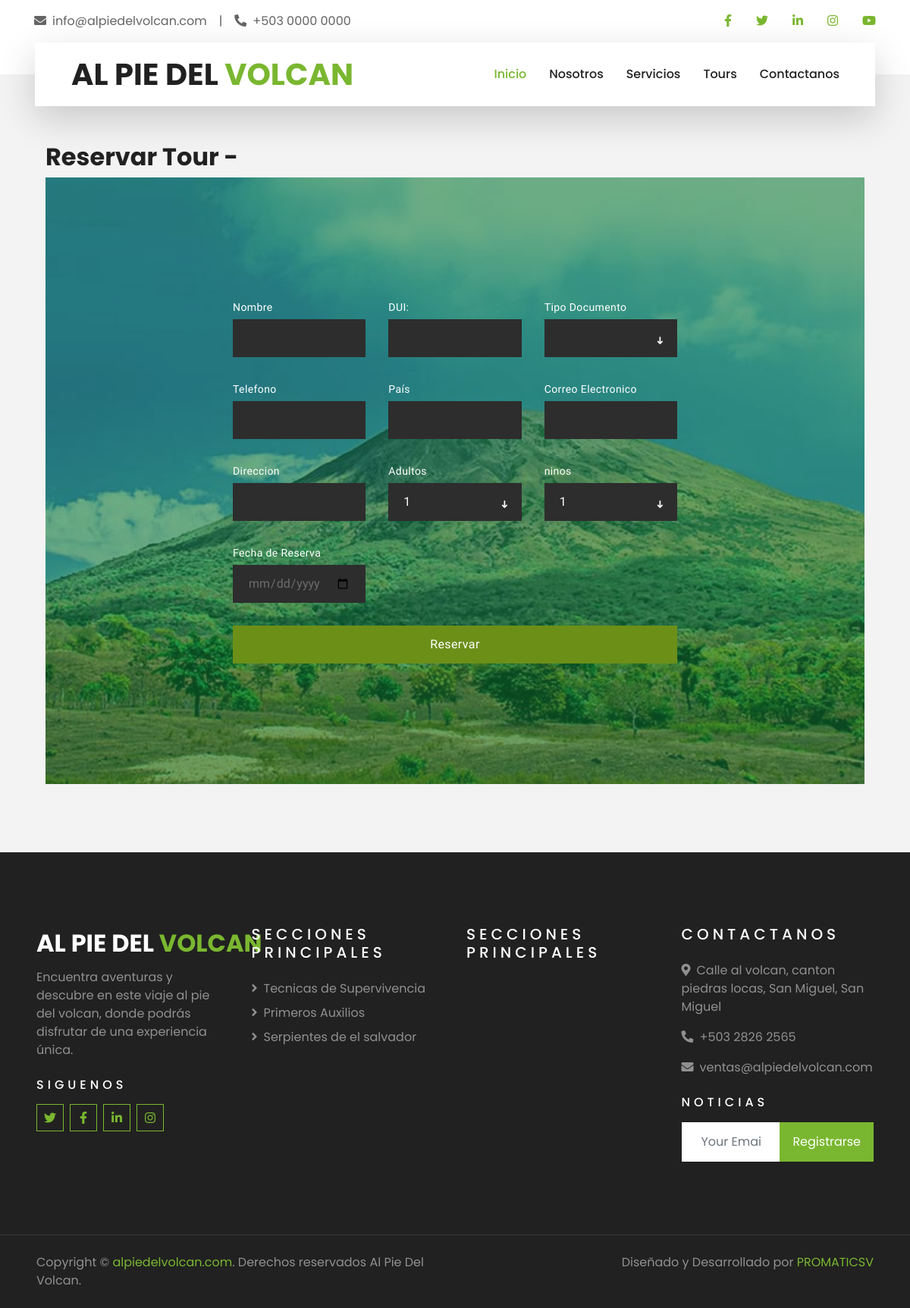
The page /tours/reservar/1/ on the database as committed earlier.
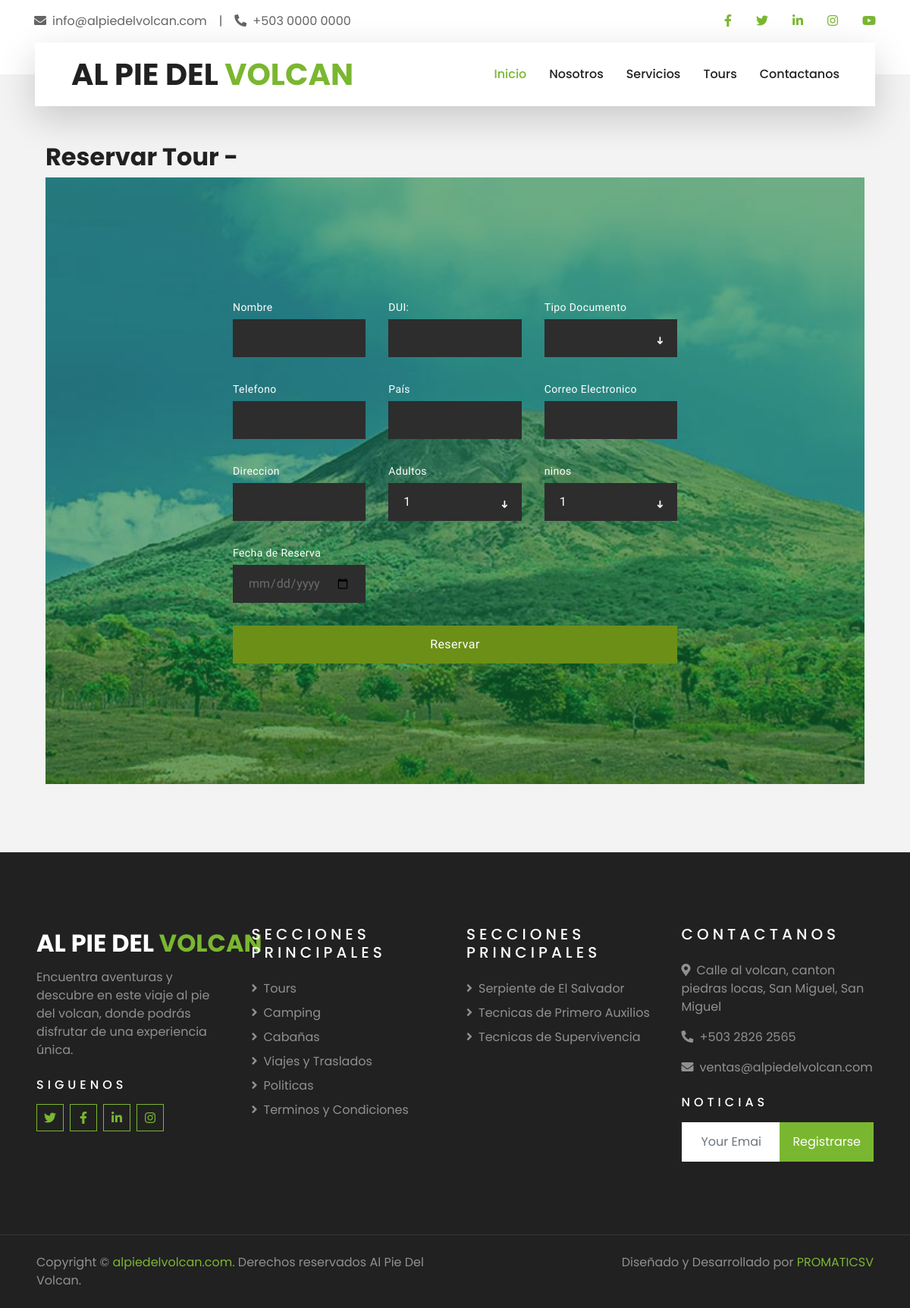
The same page on the database as committed later.
### Tours/models.py (models this page shows, shortened)
class Tour(models.Model):
    titulo = models.CharField(max_length=50, unique=True)
    descripcion = models.TextField()
    descripcion1 = models.TextField()
    descripcion2 = models.TextField()
    precio_adulto = models.DecimalField(max_digits=10, decimal_places=2)
    precio_nino = models.DecimalField(max_digits=10, decimal_places=2)
    duracion = models.PositiveIntegerField()
    iva = models.BooleanField(default=False)
    incluye_tour = models.TextField()
    imagen = models.ImageField(upload_to='tours')
    tipo_tour = models.ForeignKey(TipoTour, on_delete=models.SET_NULL, null=True, blank=True)
    imagenes = models.ManyToManyField('ImagenTour', related_name='tours')

### Configuraciones/models.py (models this page shows, shortened)
class Urls_info(models.Model):
    title = models.CharField(max_length=50)
    url = models.CharField(max_length=200)
    fecha_creacion = models.DateTimeField(auto_now_add=True)

class Contacts(models.Model):
    contact_email = models.EmailField("Correo electronico", max_length=254, help_text="Ingrese su dirección de correo electrónico")
    contact_phone = models.CharField(max_length=50)
    addres = models.CharField(max_length=250)
    fecha_creacion = models.DateTimeField(auto_now_add=True)
    class Meta:
        get_latest_by = 'fecha_creacion'

class Urls_interes(models.Model):
    title = models.CharField(max_length=50)
    url = models.URLField(max_length=200)
    fecha_creacion = models.DateTimeField(auto_now_add=True)

### Tours/views.py (the view, shortened to what this page needs)
# urls.py: path('reservar/<int:tour_id>/', views.reservar_tour, name='reservar_tour'),
def reservar_tour(request, tour_id):
    tour = get_object_or_404(Tour, pk=tour_id)
    tipo_document = Reserva.DOCUMENTOS_VALIDOS
    data_contact = Contacts.objects.latest()
    urls_info = Urls_info.objects.all()
    titulo_pagina = {
        'titulo_largo': "AL PIE DEL VOLCAN",
        'medio_titulo': "AL PIE DEL",
        'titulo_corto': "VOLCAN",
    }
    descripciones = {
        'descripcion_corta':'Aventura en el Volcan',
        'descripcion_larga':'Encuentra aventuras y descubre en este viaje al pie del volcan, donde podrás disfrutar de una experiencia única.',
    }
    urls_interes = Urls_interes.objects.all()
    context = {
        'data_contact':data_contact,
        'urls_info':urls_info,
        'titulo':titulo_pagina,
        'descripcion':descripciones,
        'urls_interes':urls_interes,
        'tour': tour,
        'tipo_document':tipo_document,
    }
    return render(request, 'reservar_tour.html', context)

### Tours/templates/reservar_tour.html (shortened to what this page needs)
{% extends 'base.html' %}
{% load static %}
{% block content %}
	<link type="text/css" rel="stylesheet" href="{% static 'reserva/css/style.css' %}" />
    <div class="container mt-5">
        <h2>Reservar Tour - {{ tour.nombre }}</h2>
        <form method="post" action="{% url 'reservar_tour' tour_id=tour.id %}">
          <div id="booking" class="section" style="background-image: url('{{ tour.imagen.url }}');">
            <div class="section-center">
                <div class="container">
                    <div class="row">
                        <div class="booking-form">
                            <div class="row">
                                <div class="col-md-4">
                                  <div class="form-group">
                                    <span class="form-label">Nombre</span>
                                    <input type="text" class="form-control" id="nombre" name="nombre" required>
                                  </div>
                                </div>
                                <div class="col-md-4">
                                    <div class="form-group">
                                        <span class="form-label" id="label_dui">DUI:</span>
                                        <input type="text" class="form-control" id="dui" name="dui" required>
                                    </div>
                                </div>
                                <div class="col-md-4">
                                    <div class="form-group">
                                        <span class="form-label">Tipo Documento</span>
                                        <select class="form-control" id="tipo_documento" name="tipo_documento" min="1" required>
                                            {% for tipo_document_value, tipo_document_label in tipo_document %}
                                                <option value="{{ tipo_document_value }}">{{ tipo_document_label }}</option>
                                            {% endfor %}
                                        </select>
                                    </div>
                                </div>
                                <div class="col-md-4">
                                    <div class="form-group">
                                        <span class="form-label">Telefono</span>
                                      <input type="text" class="form-control" id="telefono" name="telefono" required>
                                    </div>
                                </div>
                                <div class="col-md-4">
                                    <div class="form-group">
                                        <span class="form-label">País</span>
                                        <select class="form-control" id="pais_residencia" name="pais_residencia" required>
                                        </select>
                                    </div>
                                </div>
                                <div class="col-md-4">
                                    <div class="form-group">
                                        <span class="form-label">Correo Electronico</span>
                                      <input type="email" class="form-control" id="correo_electronico" name="correo_electronico" required>
                                    </div>
                                </div>
                            </div>
                            <div class="row">
                                <div class="col-md-4">
                                    <div class="form-group">
                                    <span class="form-label">Direccion</span>
                                    <input type="text" class="form-control" id="direccion" name="direccion" required>
                                    </div>
                                </div>
                                <div class="col-md-4">
                                    <div class="form-group">
                                        <span class="form-label">Adultos</span>
                                        <select class="form-control" id="cantidad_adultos" name="cantidad_adultos" min="1" required>
                                            <option>1</option>
                                        </select>
                                    </div>
                                </div>
                                <div class="col-md-4">
                                    <div class="form-group">
                                        <span class="form-label">ninos</span>
                                        <select class="form-control"  id="cantidad_ninos" name="cantidad_ninos" min="0" required>
                                            <option>1</option>
                                        </select>
                                    </div>
                                </div>
                            </div>
                            <div class="row">
                                <div class="col-md-4">
                                    <div class="form-group">
                                        <label for="fecha_reserva" class="form-label">Fecha de Reserva</label>
                                        <input class="form-control" type="date" id="fecha_reserva" name="fecha_reserva" required>
                                    </div>
                                </div>
                            </div>
                            <div class="form-btn">
                                <button type="submit" class="primary submit-btn">Reservar</button>
                            </div>
                    </div>
                </div>
            </div>
        </div>
    </div>
    </form>
  </div>
{% endblock %}

### templates/base.html (shortened to what this page needs)
{% load static %}
<!DOCTYPE html>
<html lang="en">
<head>
    {% include "sections/head.html" %}
</head>
<body>
    {% include "sections/topbardstart.html" %}
    {% include "sections/navbar.html" %}
    <div class="container">
        {% block content %}
        {% endblock content %}
    </div>
{% include "sections/footer.html" %}
</body>
</html>

### templates/sections/head.html (shortened to what this page needs)
{% load static %}
    <link rel="stylesheet" href="https://cdn.jsdelivr.net/npm/@splidejs/splide@3.0.9/dist/css/themes/splide-default.min.css">
    <link href="https://cdnjs.cloudflare.com/ajax/libs/font-awesome/5.10.0/css/all.min.css" rel="stylesheet">
    <link href="{% static 'lib/owlcarousel/assets/owl.carousel.min.css' %}" rel="stylesheet">
    <link href="{% static 'lib/tempusdominus/css/tempusdominus-bootstrap-4.min.css' %}" rel="stylesheet" />
    <link href="{% static 'css/style.css' %}" rel="stylesheet">
    <link rel="stylesheet" href="https://code.jquery.com/ui/1.12.1/themes/base/jquery-ui.css">
<link rel="stylesheet" href="https://cdn.jsdelivr.net/npm/flatpickr/dist/flatpickr.min.css">

### templates/sections/topbardstart.html
<div class="container-fluid bg-light pt-3 d-none d-lg-block">
    <div class="container">
        <div class="row">
            <div class="col-lg-6 text-center text-lg-left mb-2 mb-lg-0">
                <div class="d-inline-flex align-items-center">
                    <p><i class="fa fa-envelope mr-2"></i>info@alpiedelvolcan.com</p>
                    <p class="text-body px-3">|</p>
                    <p><i class="fa fa-phone-alt mr-2"></i>+503 0000 0000</p>
                </div>
            </div>
            <div class="col-lg-6 text-center text-lg-right">
                <div class="d-inline-flex align-items-center">
                    <a class="text-primary px-3" href="">
                        <i class="fab fa-facebook-f"></i>
                    </a>
                    <a class="text-primary px-3" href="">
                        <i class="fab fa-twitter"></i>
                    </a>
                    <a class="text-primary px-3" href="">
                        <i class="fab fa-linkedin-in"></i>
                    </a>
                    <a class="text-primary px-3" href="">
                        <i class="fab fa-instagram"></i>
                    </a>
                    <a class="text-primary pl-3" href="">
                        <i class="fab fa-youtube"></i>
                    </a>
                </div>
            </div>
        </div>
    </div>
</div>

### templates/sections/navbar.html (shortened to what this page needs)
<div class="container-fluid position-relative nav-bar p-0">
    <div class="container-lg position-relative p-0 px-lg-3" style="z-index: 9;">
        <nav class="navbar navbar-expand-lg bg-light navbar-light shadow-lg py-3 py-lg-0 pl-3 pl-lg-5">
            <a href="{% url "index" %}" class="navbar-brand">
                <h1 class="m-0 text-primary"><span class="text-dark">AL PIE DEL </span>VOLCAN</h1>
            </a>
            <div class="collapse navbar-collapse justify-content-between px-3" id="navbarCollapse">
                <div class="navbar-nav ml-auto py-0">
                    <a href="{% url "index" %}" class="nav-item nav-link active">Inicio</a>
                    <a href="{% url 'nosotros' %}" class="nav-item nav-link">Nosotros</a>
                    <a href="#" class="nav-item nav-link">Servicios</a>
                    <a href="{% url 'tours' %}" class="nav-item nav-link">Tours</a>
                    <a href="#" class="nav-item nav-link">Contactanos</a>
                </div>
            </div>
        </nav>
    </div>
</div>

### templates/sections/footer.html
    <div class="container-fluid bg-dark text-white-50 py-5 px-sm-3 px-lg-5" style="margin-top: 90px;">
        <div class="row pt-5">
            <div class="col-lg-3 col-md-6 mb-5">
                <a href="" class="navbar-brand">
                    <h2 class="text-primary"><span class="text-white">{{ titulo.medio_titulo }} </span>{{ titulo.titulo_corto }}</h2>
                </a>
                <p>{{ descripcion.descripcion_larga }}</p>
                <h6 class="text-white text-uppercase mt-4 mb-3" style="letter-spacing: 5px;">Siguenos</h6>
                <div class="d-flex justify-content-start">
                    <a class="btn btn-outline-primary btn-square mr-2" href="{{ barra_principal.url_twitter }}"><i class="fab fa-twitter"></i></a>
                    <a class="btn btn-outline-primary btn-square mr-2" href="{{ barra_principal.url_facebook }}"><i class="fab fa-facebook-f"></i></a>
                    <a class="btn btn-outline-primary btn-square mr-2" href="{{ barra_principal.url_linkedin }}"><i class="fab fa-linkedin-in"></i></a>
                    <a class="btn btn-outline-primary btn-square" href="{{ barra_principal.url_instagram }}"><i class="fab fa-instagram"></i></a>
                </div>
            </div>
            <div class="col-lg-3 col-md-6 mb-5">
                <h5 class="text-white text-uppercase mb-4" style="letter-spacing: 5px;">Secciones principales</h5>
                <div class="d-flex flex-column justify-content-start">
                    {% for url_ in urls_info %}
                        <a class="text-white-50 mb-2" href="{{ url_.url }}" target="_blank"><i class="fa fa-angle-right mr-2"></i>{{ url_.title }}</a>
                    {% endfor %}
                </div>
            </div>
            <div class="col-lg-3 col-md-6 mb-5">
                <h5 class="text-white text-uppercase mb-4" style="letter-spacing: 5px;">Secciones principales</h5>
                <div class="d-flex flex-column justify-content-start">
                    {% for url_ in urls_interes %}
                        <a class="text-white-50 mb-2" href="{{ url_.url }}" target="_blank"><i class="fa fa-angle-right mr-2"></i>{{ url_.title }}</a>
                    {% endfor %}
                </div>
            </div>
            <div class="col-lg-3 col-md-6 mb-5">
                <h5 class="text-white text-uppercase mb-4" style="letter-spacing: 5px;">Contactanos</h5>
                <p><i class="fa fa-map-marker-alt mr-2"></i>{{ data_contact.addres }}</p>
                <p><i class="fa fa-phone-alt mr-2"></i>+503 {{ data_contact.contact_phone }}</p>
                <p><i class="fa fa-envelope mr-2"></i>{{ data_contact.contact_email }}</p>
                <h6 class="text-white text-uppercase mt-4 mb-3" style="letter-spacing: 5px;">Noticias</h6>
                <div class="w-100">
                    <div class="input-group">
                        <input type="text" class="form-control border-light" style="padding: 25px;" placeholder="Your Email">
                        <div class="input-group-append">
                            <button class="btn btn-primary px-3">Registrarse</button>
                        </div>
                    </div>
                </div>
            </div>
        </div>
    </div>
    <div class="container-fluid bg-dark text-white border-top py-4 px-sm-3 px-md-5" style="border-color: rgba(256, 256, 256, .1) !important;">
        <div class="row">
            <div class="col-lg-6 text-center text-md-left mb-3 mb-md-0">
                <p class="m-0 text-white-50">Copyright &copy; <a href="#">alpiedelvolcan.com</a>. Derechos reservados Al Pie Del Volcan.</a>
                </p>
            </div>
            <div class="col-lg-6 text-center text-md-right">
                <p class="m-0 text-white-50">Diseñado y Desarrollado por <a href="#">PROMATICSV</a>
                </p>
            </div>
        </div>
    </div>

Rows that differ between the two databases and show on the page:
removed Urls_info: title "Tecnicas de Supervivencia"
removed Urls_info: title "Primeros Auxilios"
removed Urls_info: title "Serpientes de el salvador"
added Urls_info: title "Tours"
added Urls_info: title "Camping"
added Urls_info: title "Cabañas"
added Urls_info: title "Viajes y Traslados"
added Urls_info: title "Politicas"
added Urls_info: title "Terminos y Condiciones"
added Urls_interes: title "Serpiente de El Salvador"
added Urls_interes: title "Tecnicas de Primero Auxilios"
added Urls_interes: title "Tecnicas de Supervivencia"
